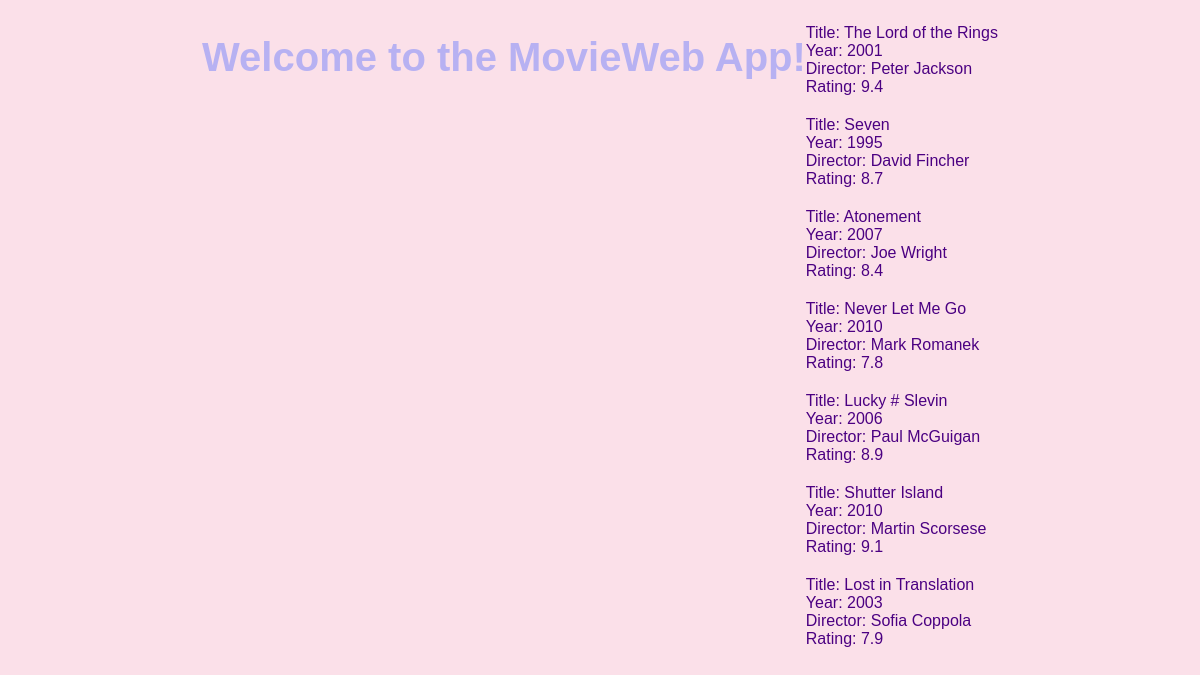
The page / on the database its author committed.
### datamanager/data_models.py (models this page shows, shortened)
class Movie(db.Model):
    __tablename__ = "movies"
    id = Column(Integer, primary_key=True, autoincrement=True)
    name = Column(String)
    director = Column(String)
    year = Column(Integer)
    rating = Column (Float)

### app.py (the view)
@app.route('/')
def home():
    movies = data_manager.get_all_movies()
    return render_template('index.html', movies=movies)

### datamanager/sqlite_data_manager.py (called while the page is built)
    def get_all_movies(self):
        movies = self.models.Movie.query.all()
        return movies

### templates/index.html (shortened to what this page needs)
<!DOCTYPE html>
<html lang="en">
<head>
    <link rel="stylesheet" href="/static/styles.css">
</head>
<body>
<h1>Welcome to the MovieWeb App!</h1>
<div>
    <ul>
        {% for movie in movies %}
        <li>
            Title: {{ movie.name }} <br>
            Year: {{ movie.year }} <br>
            Director: {{ movie.director }} <br>
            Rating: {{ movie.rating }} <br>
        </li>
        {% endfor %}
    </ul>
</div>
</body>
</html>

### static/styles.css (style rules this page uses)
body { background-color: #FBE0E9; font-family: 'Poppins', sans-serif; color: #4B0082; display: flex; justify-content: center; }
h1 { font-family: 'Poppins', sans-serif; font-weight: bold; font-size: 2.5em; color: #B7B1F2; text-align: center; }
ul { padding: 0; list-style-type: none; }
li { margin-bottom: 20px; color: #4B0082; }

### rows shown on the page
Movie: name "The Lord of the Rings", year "2001", director "Peter Jackson", rating "9.4"
Movie: name "Seven", year "1995", director "David Fincher", rating "8.7"
Movie: name "Atonement", year "2007", director "Joe Wright", rating "8.4"
Movie: name "Never Let Me Go", year "2010", director "Mark Romanek", rating "7.8"
Movie: name "Lucky # Slevin", year "2006", director "Paul McGuigan", rating "8.9"
Movie: name "Shutter Island", year "2010", director "Martin Scorsese", rating "9.1"
Movie: name "Lost in Translation", year "2003", director "Sofia Coppola", rating "7.9"
